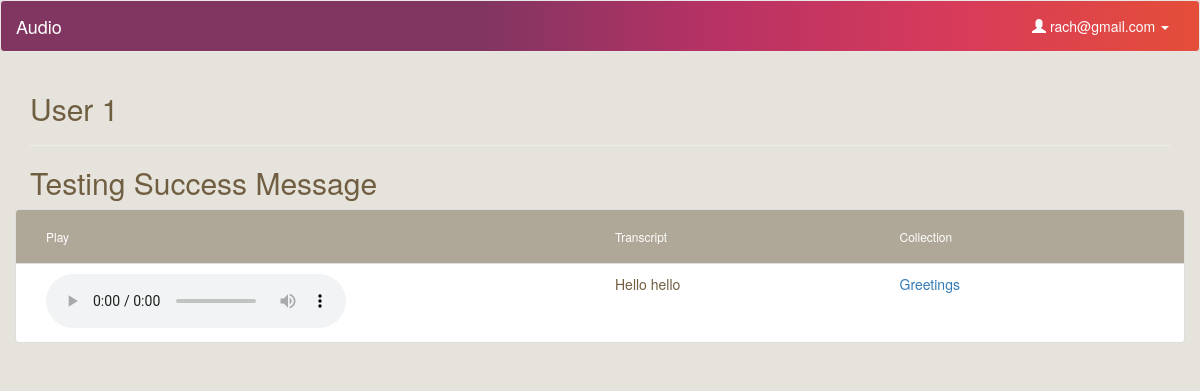
The app's page /listen/9 (signed in), older data.
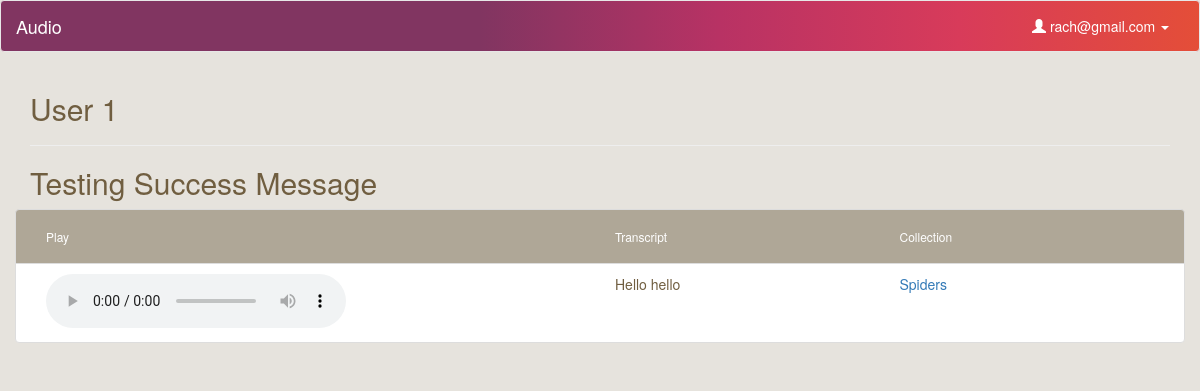
The same page, newer data.
### model.py (models this page shows, shortened)
class CollectionsUploads(db.Model):
    __tablename__ = "CollectionsUploads"
    id = db.Column(db.Integer, autoincrement=True, primary_key=True)
    collection_id = db.Column(db.Integer, db.ForeignKey('Collections.id'), nullable=False)
    upload_id = db.Column(db.Integer, db.ForeignKey('Uploads.id'), nullable=False)
    collection = db.relationship("Collection", backref=db.backref("collectionsuploads", order_by=id))
    upload = db.relationship("Upload", backref=db.backref("collectionsuploads", order_by=id))
    def __repr__(self):
        return "<CollectionsUploads id: %s collection_id: %s upload_id: %s>" % (
        self.id, self.collection_id, self.upload_id)

class Collection(db.Model):
    __tablename__ = "Collections"
    id = db.Column(db.Integer, autoincrement=True, primary_key=True)
    user_id = db.Column(db.Integer, db.ForeignKey('Users.id'), nullable=False)
    title = db.Column(db.String, nullable=False, default='Untitled Collection')
    user = db.relationship("User", backref=db.backref("collections", order_by=id))

### server.py (the view)
@app.route('/listen/<int:id>')
def listen_audio(id):
	"""Show more information about the single user logged in."""
	if 'email' in session: # if logged in
		user_email = session['email']
		user = User.query.filter_by(email=user_email).first()
		print "User ID of this user: ", user.id
		this_file = Upload.query.filter_by(id=id).first()
		print "User ID of this file: ", this_file.id
		parent_collections = this_file.collectionsuploads
		print "*******This upload belongs to: ", parent_collections
		if this_file.user_id == user.id:
			return render_template('listen.html', user=user, upload=this_file)
		else:
			flash('You don\'t have access to view this page')
			return redirect('/')

### templates/listen.html (shortened to what this page needs)
{% extends 'base.html' %}
{% block content %}
    <h2>User {{ user.id }}</h2>
    <hr>
    <h2>{{ upload.title }}</h2>
    <div class="file-box">
        <ul class="list-group">
            <li class="list-group-item list-group-heading row">
                <div class="name col-sm-6">
                    <h6>Play</h6>
                </div>
                <div class="type col-sm-3">
                    <h6>Transcript</h6>
                </div>
                <div class="share col-sm-3">
                    <h6>Collection</h6>
                </div>
            </li>
            <li class="list-group-item row">
                <div class="col-sm-6">
                    <audio controls>
                        <source src="/uploads/{{ upload.path }}" type="audio/wav">
                    </audio>
                </div>
                <div class="col-sm-3">
                    {{ upload.transcript }}
                </div>
                <div class="col-sm-3">
                    {% if upload.collectionsuploads %}
                        {% for uc in upload.collectionsuploads %}
                            <a href="/collection/{{ uc.collection.id }}">{{ uc.collection.title }}</a>
                        {% endfor %}
                    {% endif %}
                </div>
            </li>
        </ul>
    </div>
{% endblock %}

Row changes from the older to the newer data that the page shows:
changed CollectionsUploads: collection "Greetings" → "Spiders"
